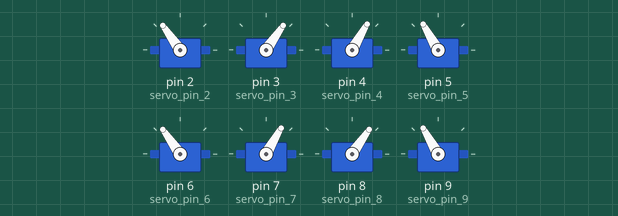
Simulated run of this sketch. Board: Arduino Uno, built with avr-gcc and run on an emulated ATmega328P. On the bench: 8 × servo. What the sketch prints to the serial monitor is not drawn.

Above: at 0.1 s.
At 2.1 s:
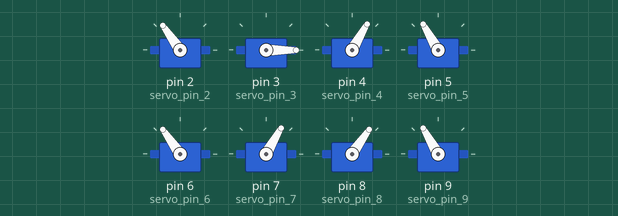
At 6.1 s:
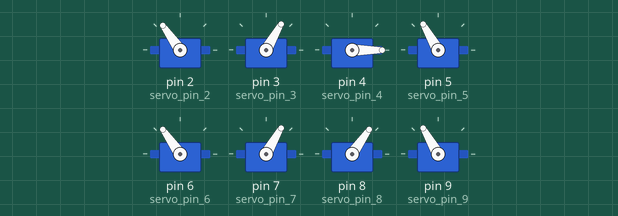
At 10.1 s:
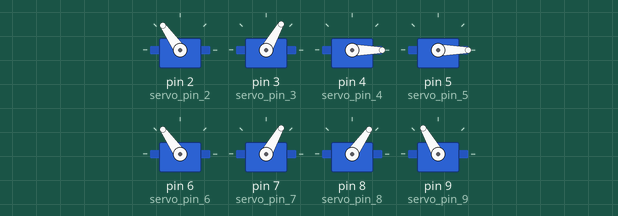
At 18.1 s:
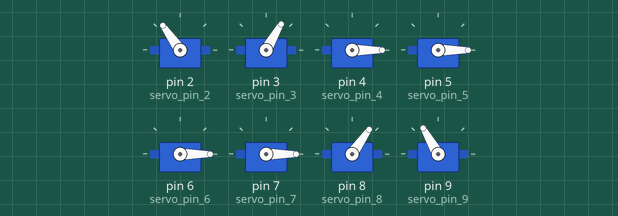
At 33.1 s:
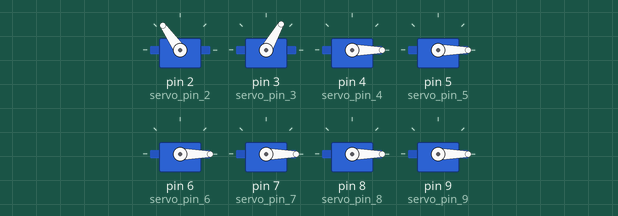
Timing chart, 0 to 34.6 s (numbered marks = the images above):
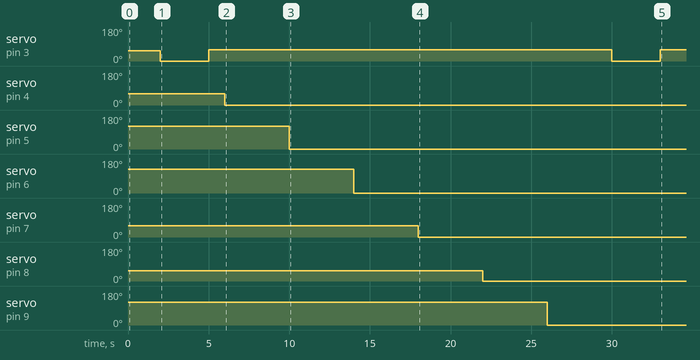

The sketch:

kame.ino
```cpp
#include <Servo.h>

int _ABVAR_1_distance = 0 ;
int ardublockUltrasonicSensorCodeAutoGeneratedReturnCM(int trigPin, int echoPin)
{
  long duration;
  pinMode(trigPin, OUTPUT);
  pinMode(echoPin, INPUT);
  digitalWrite(trigPin, LOW);
  delayMicroseconds(2);
  digitalWrite(trigPin, HIGH);
  delayMicroseconds(20);
  digitalWrite(trigPin, LOW);
  duration = pulseIn(echoPin, HIGH);
  duration = duration / 59;
  if ((duration < 2) || (duration > 300)) return false;
  return duration;
}

void __ardublockDigitalWrite(int pinNumber, boolean status)
{
  pinMode(pinNumber, OUTPUT);
  digitalWrite(pinNumber, status);
}

int _ABVAR_2_a;
int _ABVAR_3_a;
Servo servo_pin_4;
Servo servo_pin_7;
Servo servo_pin_6;
Servo servo_pin_2;
Servo servo_pin_9;
Servo servo_pin_5;
Servo servo_pin_8;
Servo servo_pin_3;

void turnR();
void backwards();
void walk();
void home();

void setup()
{
  digitalWrite( 12 , LOW );
  Serial.begin(115200);
  servo_pin_2.attach(2);
  servo_pin_3.attach(3);
  servo_pin_4.attach(4);
  servo_pin_5.attach(5);
  servo_pin_6.attach(6);
  servo_pin_7.attach(7);
  servo_pin_8.attach(8);
  servo_pin_9.attach(9);
  home();

  delay(2000);

}

void loop() {
  servo_pin_3.write(0);
  Serial.print("0");
  delay(3000);
  servo_pin_3.write(60); // 0 to 80
  Serial.print("60");
  delay(1000);
  Serial.println("pin 3");

  servo_pin_4.write(0);
  Serial.print("0");
  delay(3000);
  servo_pin_3.write(60); // 0 to 80
  Serial.print("60");
  delay(1000);
  Serial.println("pin 4");

  servo_pin_5.write(0);
  Serial.print("0");
  delay(3000);
  servo_pin_3.write(60); // 0 to 80
  Serial.print("60");
  delay(1000);
  Serial.println("pin 5");

  servo_pin_6.write(0);
  Serial.print("0");
  delay(3000);
  servo_pin_3.write(60); // 0 to 80
  Serial.print("60");
  delay(1000);
  Serial.println("pin 6");

  servo_pin_7.write(0);
  Serial.print("0");
  delay(3000);
  servo_pin_3.write(60); // 0 to 80
  Serial.print("60");
  delay(1000);
  Serial.println("pin 7");

  servo_pin_8.write(0);
  Serial.print("0");
  delay(3000);
  servo_pin_3.write(60); // 0 to 80
  Serial.print("60");
  delay(1000);
  Serial.println("pin 8");

  servo_pin_9.write(0);
  Serial.print("0");
  delay(3000);
  servo_pin_3.write(60); // 0 to 80
  Serial.print("60");
  delay(1000);
  Serial.println("pin 9");
}

void boop()
{
  _ABVAR_1_distance = 	ardublockUltrasonicSensorCodeAutoGeneratedReturnCM( 12 , 13 ) ;
  walk();
  if (( ( _ABVAR_1_distance ) < ( 25 ) ))
  {
    delay( 200 );
    __ardublockDigitalWrite(10, HIGH);
    tone(11, 440, 1000);
    delay( 1400 );
    for (_ABVAR_2_a=1; _ABVAR_2_a<= ( 3 ); ++_ABVAR_2_a )
    {
      backwards();
    }
    for (_ABVAR_3_a=1; _ABVAR_3_a<= ( 4 ); ++_ABVAR_3_a )
    {
      turnR();
    }
    __ardublockDigitalWrite(10, LOW);
  }
  else
  {
    walk();
  }
}

void walk()
{
  servo_pin_4.write( 80 );
  servo_pin_7.write( 40 );
  delay( 75 );
  servo_pin_7.write( 40 );
  delay( 75 );
  servo_pin_6.write( 80 );
  servo_pin_2.write( 80 );
  delay( 150 );
  servo_pin_4.write( 50 );
  servo_pin_7.write( 70 );
  servo_pin_9.write( 100 );
  servo_pin_5.write( 140 );
  delay( 75 );
  servo_pin_6.write( 125 );
  servo_pin_2.write( 125 );
  delay( 150 );
  servo_pin_8.write( 110 );
  servo_pin_3.write( 110 );
  delay( 75 );
  servo_pin_4.write( 80 );
  servo_pin_7.write( 40 );
  servo_pin_9.write( 140 );
  servo_pin_5.write( 100 );
  delay( 75 );
  servo_pin_8.write( 55 );
  servo_pin_3.write( 55 );
  delay( 100 );
}

void home()
{
  servo_pin_9.write( 120 );
  servo_pin_5.write( 120 );
  servo_pin_4.write( 60 );
  servo_pin_7.write( 60 );
  servo_pin_2.write( 125 );
  servo_pin_6.write( 125 );
  servo_pin_8.write( 55 );
  servo_pin_3.write( 55 );
}

void backwards()
{
  servo_pin_4.write( 40 );
  servo_pin_7.write( 80 );
  delay( 75 );
  servo_pin_6.write( 80 );
  servo_pin_2.write( 80 );
  delay( 150 );
  servo_pin_4.write( 70 );
  servo_pin_7.write( 50 );
  servo_pin_9.write( 140 );
  servo_pin_5.write( 100 );
  delay( 75 );
  servo_pin_6.write( 125 );
  servo_pin_2.write( 125 );
  delay( 150 );
  servo_pin_8.write( 110 );
  servo_pin_3.write( 110 );
  delay( 75 );
  servo_pin_4.write( 40 );
  servo_pin_7.write( 80 );
  servo_pin_9.write( 100 );
  servo_pin_5.write( 140 );
  delay( 75 );
  servo_pin_8.write( 55 );
  servo_pin_3.write( 55 );
  delay( 100 );
}

void turnR()
{
  servo_pin_8.write( 110 );
  servo_pin_3.write( 110 );
  delay( 150 );
  servo_pin_4.write( 40 );
  servo_pin_7.write( 40 );
  servo_pin_9.write( 100 );
  servo_pin_5.write( 100 );
  delay( 150 );
  servo_pin_8.write( 55 );
  servo_pin_3.write( 55 );
  servo_pin_6.write( 80 );
  servo_pin_2.write( 80 );
  delay( 150 );
  servo_pin_4.write( 80 );
  servo_pin_7.write( 80 );
  servo_pin_9.write( 100 );
  servo_pin_5.write( 100 );
  delay( 150 );
  servo_pin_6.write( 125 );
  servo_pin_2.write( 125 );
  delay( 150 );
  servo_pin_4.write( 60 );
  servo_pin_7.write( 60 );
  servo_pin_9.write( 120 );
  servo_pin_5.write( 120 );
}
```

Measured:
- by itself, servo on pin 3 (servo_pin_3): alternates 60° for 25.0 s and 0° for 3.0 s
- by itself, servo on pin 4 (servo_pin_4): 60° → 0° at 6.0 s
- by itself, servo on pin 5 (servo_pin_5): 120° → 0° at 10.0 s
- by itself, servo on pin 6 (servo_pin_6): 125° → 0° at 14.0 s
- by itself, servo on pin 7 (servo_pin_7): 60° → 0° at 18.0 s
- by itself, servo on pin 8 (servo_pin_8): 55° → 0° at 22.0 s
- by itself, servo on pin 9 (servo_pin_9): 120° → 0° at 26.0 s
